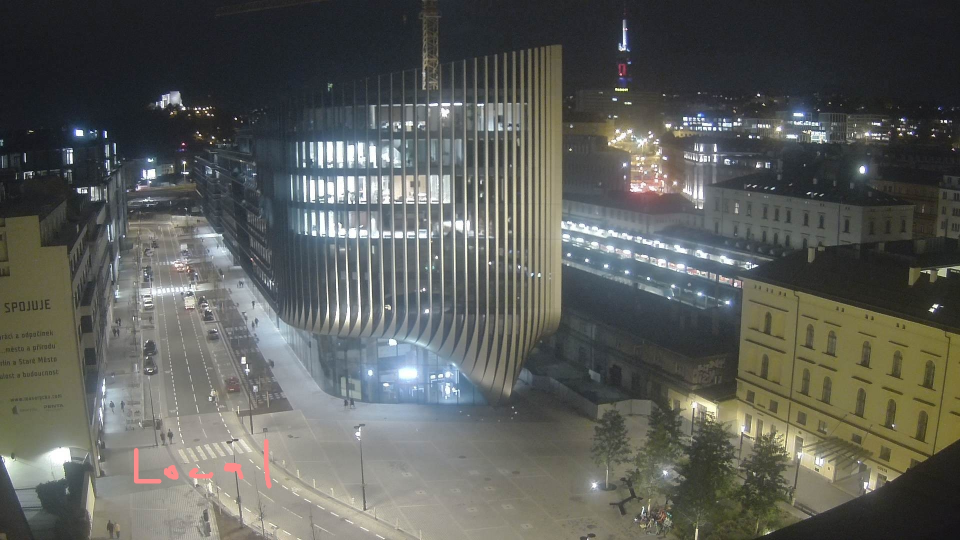
#> input picture downloaded_image.jpg, 1920 x 1080 px (shown at 1/2 size)
$ python -i main.py   (imports and definitions only)
#> lines starting #> are read from the running program, lines starting #| are printed output that depends on the picture
#> further down, picture is the input picture: shape (1080, 1920, 3); mean B, G, R 89.3, 93.6, 91.6
import cv2
import numpy as np
from matplotlib import pyplot as plt
from PIL import Image
import argparse

import requests
from bs4 import BeautifulSoup
from urllib.parse import urljoin
from io import BytesIO


# [42 lines left out: function get_webcam_image, not called in this run]


def get_image(filename):
    return Image.open(filename)


def crop_image(image, crop_rect):
    left, top, right, bottom = (int(x) for x in crop_rect.split(','))
    return image.crop((left, top, right, bottom))


# [11 lines left out: functions apply_mask, resize_image, not called in this run]


def apply_image_corrections(image_as_array):
    grey = cv2.cvtColor(image_as_array, cv2.COLOR_BGR2GRAY)
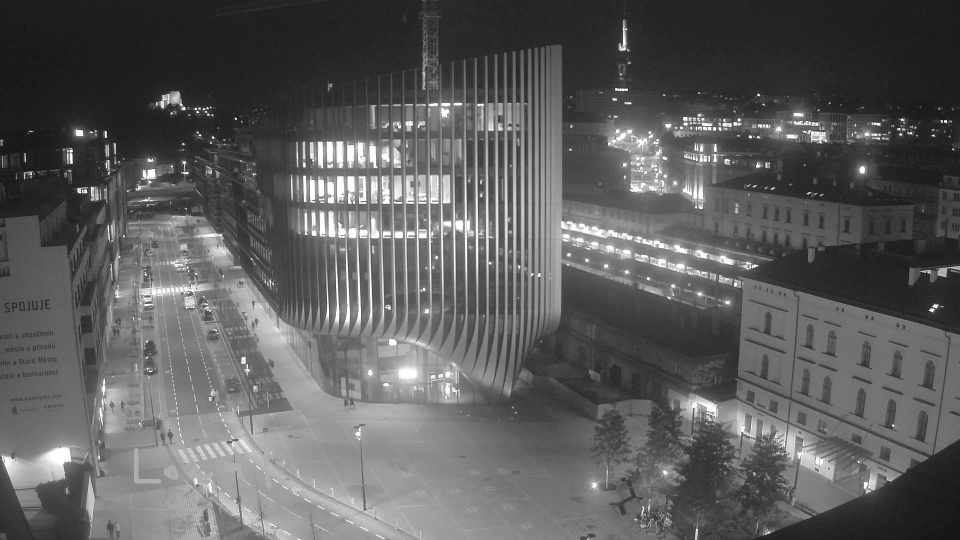
#> grey: shape (1080, 1920) (shown at 1/2 size); min 1, max 255, mean 92.5
    blur = cv2.GaussianBlur(grey, (5, 5), 0)
    dilated = cv2.dilate(blur, np.ones((3, 3)))
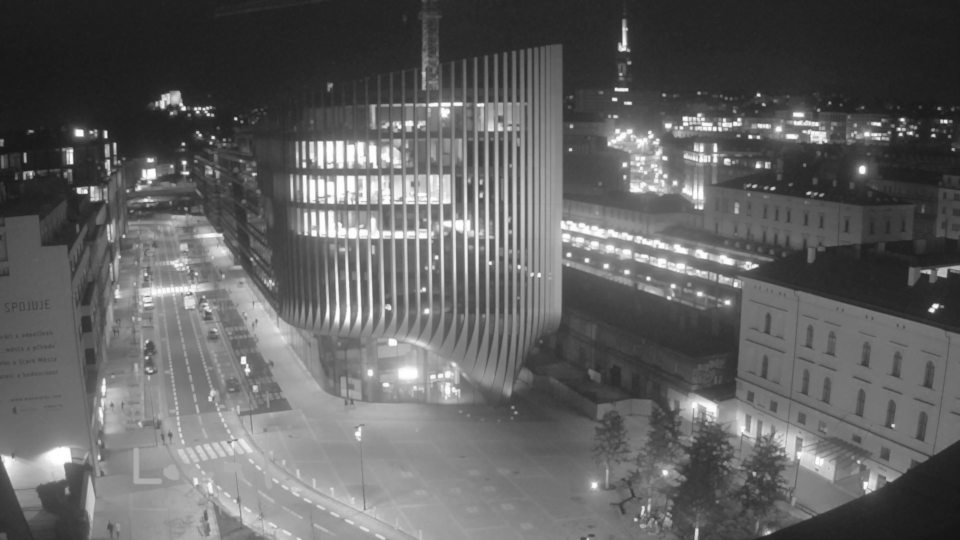
#> dilated: shape (1080, 1920) (shown at 1/2 size); min 21, max 255, mean 97.1
    kernel = cv2.getStructuringElement(cv2.MORPH_ELLIPSE, (2, 2))
    closing = cv2.morphologyEx(dilated, cv2.MORPH_CLOSE, kernel)
    return closing


# [45 lines left out: functions detect_cars, main, not called in this run]


# [2 lines not run here, left out]

>>> import cv2
>>> picture = cv2.imread('downloaded_image.jpg')
>>> result = apply_image_corrections(picture)
